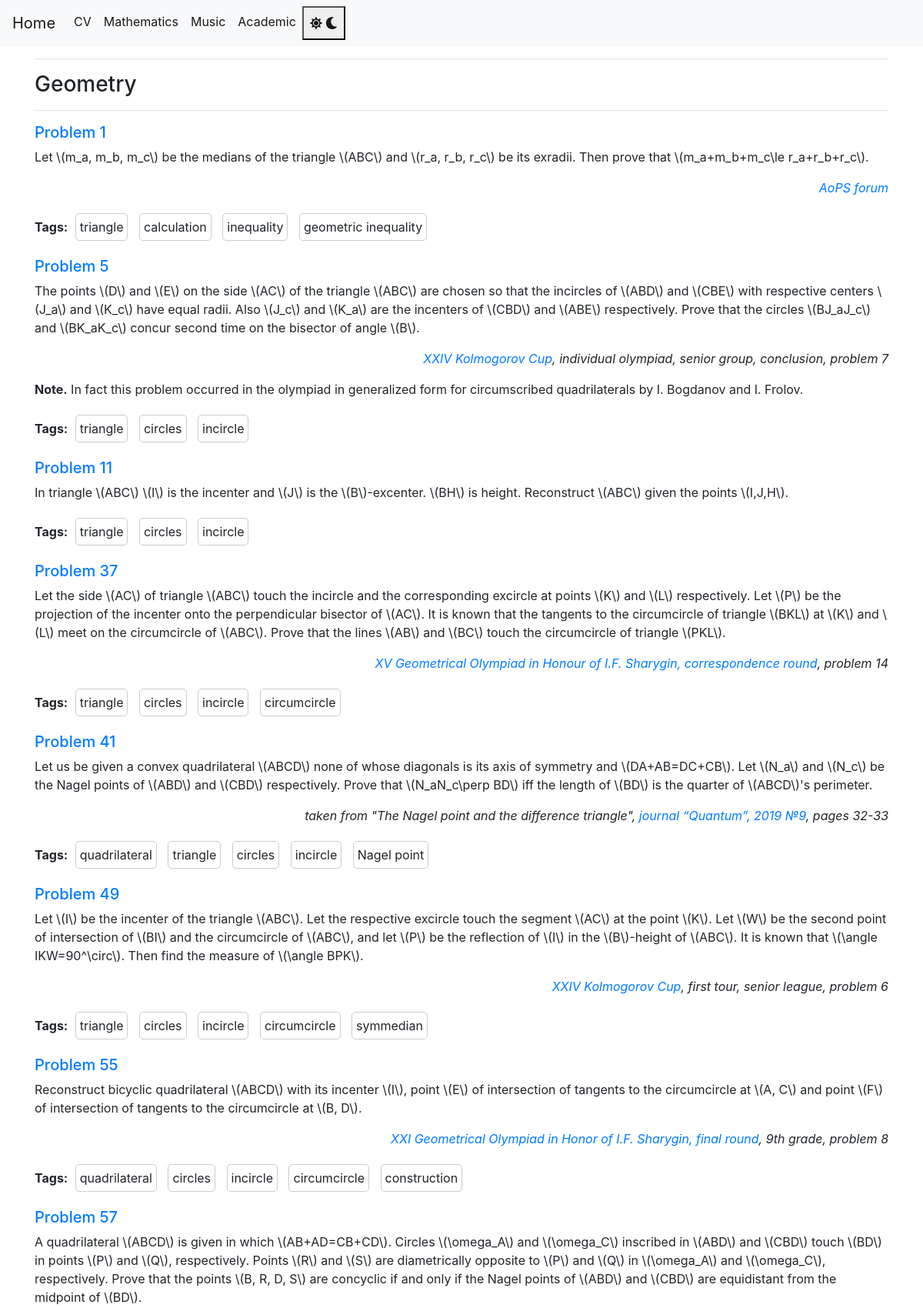
Screenshot of /mathematics/geometry/all (upper part) with the database file from the repository.
### tables this page shows
CREATE TABLE problems (
    category TEXT,
    id INTEGER,
    statement TEXT NOT NULL,
    solution TEXT NOT NULL,
    PRIMARY KEY (category, id)
);

CREATE TABLE problem_tags (
    problem_category TEXT REFERENCES problems(category),
    problem_id INTEGER REFERENCES problems(id),
    tag VARCHAR(255)
);

### main.py (the view)
@app.route('/mathematics/<category>/all')
def category_all(category):
    conn = get_db_connection()
    problems = conn.execute('SELECT * FROM problems WHERE category = ?',
                            (category,)).fetchall()
    tags = []
    for problem in problems:
        tags.append(get_problem_tags(problem['category'], problem['id']))
    conn.close()
    category_name = category[0].upper() + category[1:]
    return render_template('category_all.html', problems=problems, category_name=category_name, tags=tags)

### main.py (called while the page is built)
def get_db_connection():
    conn = sqlite3.connect('database.db')
    conn.row_factory = sqlite3.Row
    return conn

def get_problem_tags(category, id):
    conn = get_db_connection()
    tags = conn.execute('SELECT tag FROM problem_tags WHERE problem_category = ? and problem_id = ?',
                        (category, id)).fetchall()
    tags = [tag[0] for tag in tags]
    conn.close()
    if tags is None:
        abort(404)
    return tags

### templates/category_all.html (shortened to what this page needs)
{% extends 'math_base.html' %}
{% block content %}
<hr>
<h3>{{ category_name }}</h3>
<hr>
{% for problem in problems %}
<h5><a href="{{ url_for('problem', category=problem['category'], id=problem['id']) }}">Problem {{ problem['id'] }}</a>
</h5>
{{ problem['statement'] | safe }}
<p>
    <b>Tags:</b> {% for tag in tags[loop.index0] %}
    <span class="tag-frame">{{ tag }}</span>
    {% endfor %}
</p>
{% endfor %}
{% endblock %}

### static/css/style.css (style rules this page uses)
:root { --bg-color-light: #ffffff; --text-color-light: #000000; --selected-bg-light: #2fff00; --bg-color-dark: #1f1f1f; --text-color-dark: #ffffff; --border-color-dark: #ccc; --selected-bg-dark: #007f00; }
body { background-color: var(--bg-color-light); color: var(--text-color-light); }
.tag-frame, .humorist-frame, .censor-frame { border: 1px solid var(--border-color-dark); border-radius: 5px; padding: 5px; margin: 5px; display: inline-block; }

### rows the page displays
problems: id "1", statement "Let \\(m_a, m_b, m_c\\) be the medians of the triangle \\(ABC\\) and \\(r_a, r_b, r_c\\) be its exradii. Then prove that \\(m_a+m_b+m_c\\le r_a+r_b+r_c\\). AoPS forum"
problem_tags: tag "triangle"
problem_tags: tag "calculation"
problem_tags: tag "inequality"
problem_tags: tag "geometric inequality"
problems: id "5", statement "The points \\(D\\) and \\(E\\) on the side \\(AC\\) of the triangle \\(ABC\\) are chosen so that the incircles of \\(ABD\\) and \\(CBE\\) with respective centers \\(J_a\\) and \\(K_c\\) have equal radii. Also \\(J_c\\) and \\(K_a\\) are the incenters of \\(CBD\\) and \\(ABE\\) respectively. Prove that the circles \\(BJ_aJ_c\\) and \\(BK_aK_c\\) concur second time on the bisector of angle \\(B\\). XXIV Kolmogorov Cup , individual olympiad, senior group, conclusion, problem 7 Note. In fact this problem occurred in the olympiad in generalized form for circumscribed quadrilaterals by I. Bogdanov and I. Frolov."
problem_tags: tag "triangle"
problem_tags: tag "circles"
problem_tags: tag "incircle"
problems: id "11", statement "In triangle \\(ABC\\) \\(I\\) is the incenter and \\(J\\) is the \\(B\\)-excenter. \\(BH\\) is height. Reconstruct \\(ABC\\) given the points \\(I,J,H\\)."
problem_tags: tag "triangle"
problem_tags: tag "circles"
problem_tags: tag "incircle"
problems: id "37", statement "Let the side \\(AC\\) of triangle \\(ABC\\) touch the incircle and the corresponding excircle at points \\(K\\) and \\(L\\) respectively. Let \\(P\\) be the projection of the incenter onto the perpendicular bisector of \\(AC\\). It is known that the tangents to the circumcircle of triangle \\(BKL\\) at \\(K\\) and \\(L\\) meet on the circumcircle of \\(ABC\\). Prove that the lines \\(AB\\) and \\(BC\\) touch the circumcircle of triangle \\(PKL\\). XV Geometrical Olympiad in Honour of I.F. Sharygin, correspondence round , problem 14"
problem_tags: tag "triangle"
problem_tags: tag "circles"
problem_tags: tag "incircle"
problem_tags: tag "circumcircle"
problems: id "41", statement "Let us be given a convex quadrilateral \\(ABCD\\) none of whose diagonals is its axis of symmetry and \\(DA+AB=DC+CB\\). Let \\(N_a\\) and \\(N_c\\) be the Nagel points of \\(ABD\\) and \\(CBD\\) respectively. Prove that \\(N_aN_c\\perp BD\\) iff the length of \\(BD\\) is the quarter of \\(ABCD\\)'s perimeter. taken from \"The Nagel point and the difference triangle\", journal “Quantum”, 2019 №9 , pages 32-33"
problem_tags: tag "quadrilateral"
problem_tags: tag "triangle"
problem_tags: tag "circles"
problem_tags: tag "incircle"
problem_tags: tag "Nagel point"
problems: id "49", statement "Let \\(I\\) be the incenter of the triangle \\(ABC\\). Let the respective excircle touch the segment \\(AC\\) at the point \\(K\\). Let \\(W\\) be the second point of intersection of \\(BI\\) and the circumcircle of \\(ABC\\), and let \\(P\\) be the reflection of \\(I\\) in the \\(B\\)-height of \\(ABC\\). It is known that \\(\\angle IKW=90^\\circ\\). Then find the measure of \\(\\angle BPK\\). XXIV Kolmogorov Cup , first tour, senior league, problem 6"
problem_tags: tag "triangle"
problem_tags: tag "circles"
problem_tags: tag "incircle"
problem_tags: tag "circumcircle"
problem_tags: tag "symmedian"
problems: id "55", statement "Reconstruct bicyclic quadrilateral \\(ABCD\\) with its incenter \\(I\\), point \\(E\\) of intersection of tangents to the circumcircle at \\(A, C\\) and point \\(F\\) of intersection of tangents to the circumcircle at \\(B, D\\). XXI Geometrical Olympiad in Honor of I.F. Sharygin, final round , 9th grade, problem 8"
problem_tags: tag "quadrilateral"
problem_tags: tag "circles"
problem_tags: tag "incircle"
problem_tags: tag "circumcircle"
problem_tags: tag "construction"
problems: id "57", statement "A quadrilateral \\(ABCD\\) is given in which \\(AB+AD=CB+CD\\). Circles \\(\\omega_A\\) and \\(\\omega_C\\) inscribed in \\(ABD\\) and \\(CBD\\) touch \\(BD\\) in points \\(P\\) and \\(Q\\), respectively. Points \\(R\\) and \\(S\\) are diametrically opposite to \\(P\\) and \\(Q\\) in \\(\\omega_A\\) and \\(\\omega_C\\), respectively. Prove that the points \\(B, R, D, S\\) are concyclic if and only if the Nagel points of \\(ABD\\) and \\(CBD\\) are equidistant from the midpoint of \\(BD\\)."

### other values shown
{{ category_name }} "Geometry"
